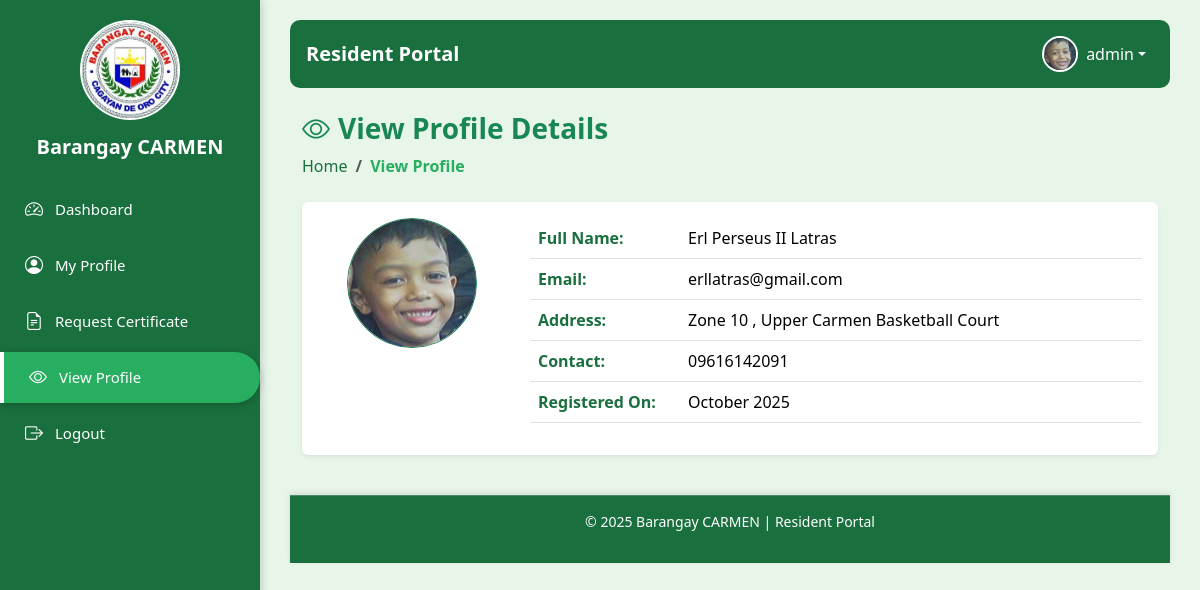
Page /resident_portal.php?page=resident_view_profile (signed in) on the committed database.
### tables this page shows
CREATE TABLE `users` (
  `user_id` int(11) NOT NULL,
  `resident_id` int(11) DEFAULT NULL,
  `username` varchar(50) NOT NULL,
  `email` varchar(100) DEFAULT NULL,
  `password` varchar(255) NOT NULL,
  `role` enum('Admin','Resident') NOT NULL DEFAULT 'Resident',
  `profile_image` varchar(255) DEFAULT NULL,
  `created_at` timestamp NOT NULL DEFAULT current_timestamp()
);

CREATE TABLE `residents` (
  `resident_id` int(11) NOT NULL,
  `first_name` varchar(50) NOT NULL,
  `middle_name` varchar(50) DEFAULT NULL,
  `last_name` varchar(50) NOT NULL,
  `birthdate` date DEFAULT NULL,
  `gender` enum('Male','Female','Other') DEFAULT NULL,
  `contact_no` varchar(20) DEFAULT NULL,
  `address` varchar(255) DEFAULT NULL,
  `civil_status` enum('Single','Married','Widowed','Separated') DEFAULT NULL,
  `created_at` timestamp NOT NULL DEFAULT current_timestamp()
);

### resident_module/resident_view_profile.php (the view, shortened to what this page needs)
<?php
require_once './db_connect.php';
$user_id = $_SESSION['user_id'] ?? 0;
$user = $conn->query("SELECT r.*, u.email, u.profile_image
                      FROM residents r
                      LEFT JOIN users u ON r.resident_id = u.resident_id
                      WHERE u.user_id = $user_id")->fetch_assoc();
?>
<div class="container">
  <div class="pagetitle mb-4">
    <h3 class="fw-bold text-success"><i class="bi bi-eye me-2"></i>View Profile Details</h3>
    <nav>
      <ol class="breadcrumb">
        <li class="breadcrumb-item"><a href="resident_portal.php?page=resident_dashboard">Home</a></li>
        <li class="breadcrumb-item active">View Profile</li>
      </ol>
    </nav>
  </div>
  <div class="card shadow-sm border-0">
    <div class="card-body">
      <div class="row">
        <div class="col-md-3 text-center mb-3">
          <img src="<?= !empty($user['profile_image']) ? htmlspecialchars($user['profile_image']) : './uploads/profile_images/default-avatar.png' ?>"
               alt="Profile" class="rounded-circle border border-success" width="130" height="130">
        </div>
        <div class="col-md-9">
          <table class="table table-hover align-middle">
            <tr>
              <th style="width:150px;">Full Name:</th>
              <td><?= htmlspecialchars($user['first_name'] . ' ' . $user['last_name']) ?></td>
            </tr>
            <tr>
              <th>Email:</th>
              <td><?= htmlspecialchars($user['email'] ?? '-') ?></td>
            </tr>
            <tr>
              <th>Address:</th>
              <td><?= htmlspecialchars($user['address'] ?? '-') ?></td>
            </tr>
            <tr>
              <th>Contact:</th>
              <td><?= htmlspecialchars($user['contact_no'] ?? '-') ?></td>
            </tr>
            <tr>
              <th>Registered On:</th>
              <td><?= !empty($user['created_at']) ? date('F Y', strtotime($user['created_at'])) : '-' ?></td>
            </tr>
          </table>
        </div>
      </div>
    </div>
  </div>
</div>

### resident_module/resident_header.php (shortened to what this page needs)
<?php
require_once './db_connect.php';
$user_id = $_SESSION['user_id'];
$userQuery = $conn->query("SELECT username, profile_image FROM users WHERE user_id = $user_id");
if ($userQuery && $userQuery->num_rows > 0) {
    $user = $userQuery->fetch_assoc();
} else {
    $user = [
        'username' => 'Resident',
        'profile_image' => './assets/default-avatar.png'
    ];
}
?>
<link href="https://cdn.jsdelivr.net/npm/bootstrap@5.3.3/dist/css/bootstrap.min.css" rel="stylesheet">
<link href="https://cdn.jsdelivr.net/npm/bootstrap-icons@1.11.1/font/bootstrap-icons.css" rel="stylesheet">
<nav class="navbar navbar-expand-lg navbar-resident mb-4 px-3">
  <a class="navbar-brand fw-bold" href="./resident_portal.php">Resident Portal</a>
  <div class="collapse navbar-collapse" id="residentNavbar">
      <ul class="navbar-nav ms-auto align-items-center">
          <li class="nav-item dropdown">
              <a class="nav-link dropdown-toggle d-flex align-items-center" href="#" id="profileDropdown"
                 role="button" data-bs-toggle="dropdown" aria-expanded="false">
                  <img src="<?= !empty($user['profile_image']) ? htmlspecialchars($user['profile_image']) : './assets/default-avatar.png' ?>"
                       alt="Profile" class="rounded-circle me-2 profile-img" width="36" height="36">
                  <?= htmlspecialchars($user['username']) ?>
              </a>
          </li>
      </ul>
  </div>
</nav>

### resident_portal.php (style rules this page uses)
body { background-color: #f8f9fa; font-family: 'Poppins', sans-serif; }

### resident_module/resident_header.php (style rules this page uses)
.navbar-resident { background-color: #196f3d; border-radius: 10px; }
.navbar-resident .nav-link, .navbar-resident .navbar-brand { color: #fff; }
.profile-img { object-fit: cover; border: 2px solid #fff; }

### resident_module/resident_view_profile.php (style rules this page uses)
.pagetitle h3 { color: #27ae60; }
.breadcrumb .breadcrumb-item a { color: #196f3d; text-decoration: none; }
.breadcrumb .breadcrumb-item.active { color: #27ae60; font-weight: 600; }
.table th { color: #196f3d; }
.table td { font-weight: 500; }
.card { border-left: 4px solid #27ae60; }

### rows in the picture
users: profile_image (picture), username "admin", resident.last_name "Erl Perseus II Latras", email "erllatras@gmail.com", resident.address "Zone 10 , Upper Carmen Basketball Court", resident.contact_no "09616142091", resident.created_at "October 2025"
